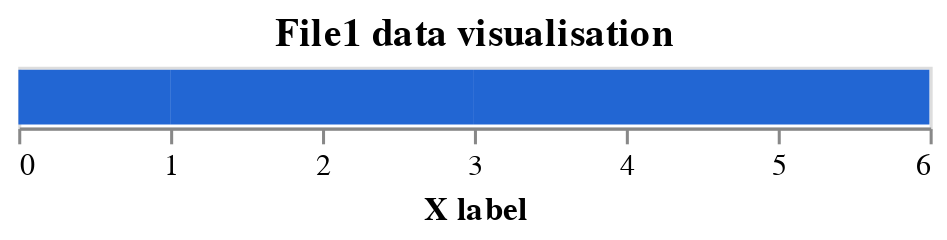

Notebook code for this chart:
### Code cell
DeepnoteChart(df_1, """{"layer":[{"layer":[{"mark":{"clip":true,"type":"bar","color":"#2266D3","tooltip":true},"encoding":{"x":{"axis":{"grid":false,"title":"X label"},"sort":null,"type":"quantitative","field":"X","scale":{"type":"linear"},"format":{"type":"default","decimals":null},"formatType":"numberFormatFromNumberType"},"y":{"axis":{"grid":false,"title":"Y label"},"sort":null,"scale":{"type":"linear"}}}}]}],"title":"File1 data visualisation","config":{"legend":{}},"$schema":"https://vega.github.io/schema/vega-lite/v5.json","encoding":{},"usermeta":{"tooltipDefaultMode":true}}""")

### Figure 1 — Vega-Lite specification as saved in the notebook (floating-point values rounded to 4 significant figures)
{"layer": [{"layer": [{"mark": {"clip": true, "type": "bar", "color": "#2266D3", "tooltip": true}, "encoding": {"x": {"axis": {"grid": false, "title": "X label"}, "sort": null, "type": "quantitative", "field": "X", "scale": {"type": "linear"}, "format": {"type": "default", "decimals": null}, "formatType": "numberFormatFromNumberType"}, "y": {"axis": {"grid": false, "title": "Y label"}, "sort": null, "scale": {"type": "linear"}}}}]}], "title": "File1 data visualisation", "config": {"legend": {}}, "$schema": "https://vega.github.io/schema/vega-lite/v5.json", "encoding": {}, "usermeta": {"tooltipDefaultMode": true}, "data": {"values": [{"X": 1, "Y1": "YYY1", "Y2": "YYY2", "Y3": "YYY3", "Y4": "YYY4"}, {"X": 2, "Y1": "YYY2", "Y2": "YYY4", "Y3": "YYY6", "Y4": "YYY8"}, {"X": 3, "Y1": "YYY3", "Y2": "YYY6", "Y3": "YYY9", "Y4": "YYY12"}]}}
